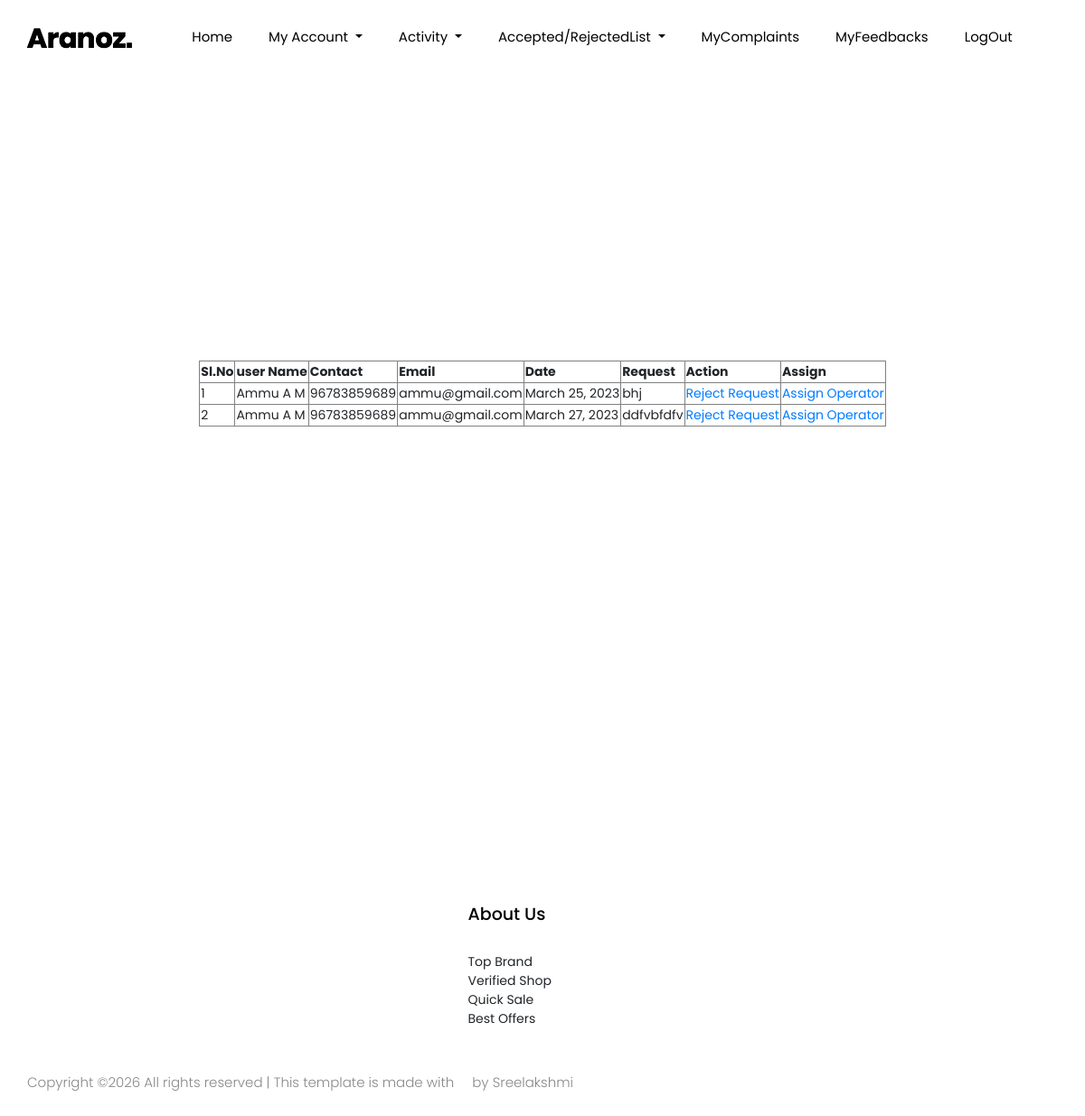
/shop/acceptedreqs/, run on the app's committed database.
### Users/models.py (models this page shows)
class Requestoperator(models.Model):
    request=models.CharField(max_length=50)
    request_date=models.DateField(auto_now=True)
    request_vsts=models.IntegerField(default=0)
    user=models.ForeignKey(User,on_delete=models.CASCADE)
    shop=models.ForeignKey(Shop,on_delete=models.CASCADE)
    rent=models.ForeignKey(Renting,on_delete=models.CASCADE)

### Guests/models.py (models this page shows, shortened)
class User(models.Model):
    name=models.CharField(max_length=50)
    email=models.CharField(max_length=50)
    contact=models.CharField(max_length=50)
    address=models.CharField(max_length=50)
    place=models.ForeignKey("Admin.Place",on_delete=models.CASCADE)
    photo=models.FileField(upload_to='userphoto/')
    proof=models.FileField(upload_to='userproof/')
    password=models.CharField(max_length=10)

### Shops/views.py (the view)
# urls.py: path('acceptedreqs/',views.acceptedrequestlist,name="acceptedreqs"),
def acceptedrequestlist(request):
    req=Requestoperator.objects.filter(request_vsts=1)
    return render(request,"Shops/AcceptedRequest.html",{'req':req})

### Shops/Templates/Shops/AcceptedRequest.html (shortened to what this page needs)
{% extends 'Shops/Head.html'%}
{% load static %}
{% block content %}
<!DOCTYPE html>
<html lang="en">
<head>
</head>
<body>
    <table border="1" align="center">
        <tr>
            <th>Sl.No</th>
            <th>user Name</th>
            <th>Contact</th>
            <th>Email</th>
            <th>Date</th>
            <th>Request</th>
            <th>Action</th>
            <th>Assign</th>
        </tr>
        {% for i in req %}
        <tr>
            <td>{{forloop.counter}}</td>
            <td>{{i.user.name}}</td>
            <td>{{i.user.contact}}</td>
            <td>{{i.user.email}}</td>
            <td>{{i.request_date}}</td>
            <td>{{i.request}}</td>
            <td><a href="{% url 'webshop:rejectrequest' i.id %}">Reject Request</a></td>
            <td><a href="{% url 'webshop:viewoperator'  i.id %}">Assign Operator</a></td>
            {% endfor %}
        </tr>
        </table>
        </body>
        </html>
        {% endblock content %}

### data on the page
Requestoperator: user.name "Ammu A M", user.contact "96783859689", user.email "ammu@gmail.com", request_date "March 25, 2023", request "bhj"
Requestoperator: user.name "Ammu A M", user.contact "96783859689", user.email "ammu@gmail.com", request_date "March 27, 2023", request "ddfvbfdfv"
